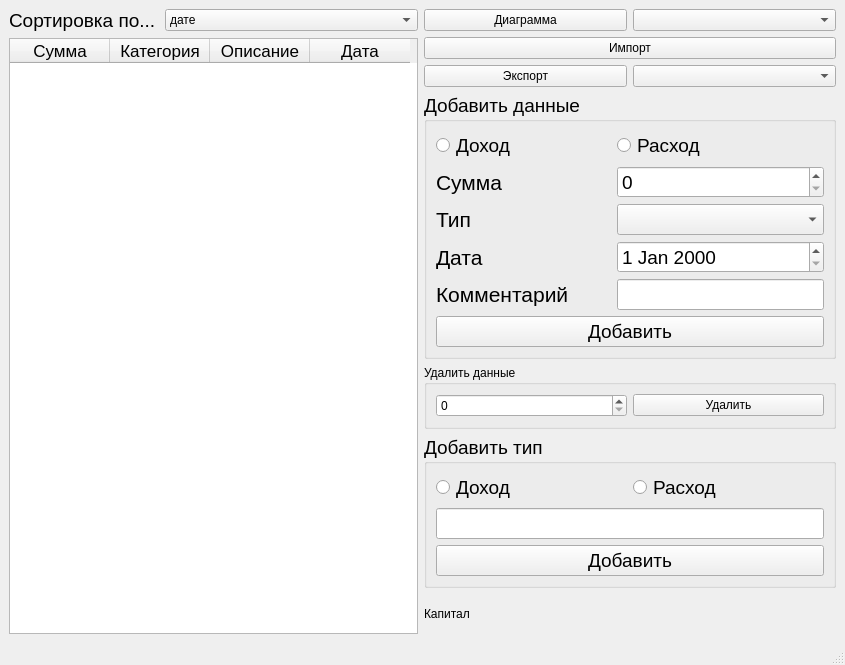
<?xml version="1.0" encoding="UTF-8"?>
<ui version="4.0">
 <class>MainWindow</class>
 <widget class="QMainWindow" name="MainWindow">
  <property name="geometry">
   <rect>
    <x>0</x>
    <y>0</y>
    <width>845</width>
    <height>665</height>
   </rect>
  </property>
  <property name="windowTitle">
   <string>MainWindow</string>
  </property>
  <widget class="QWidget" name="centralwidget">
   <layout class="QGridLayout" name="gridLayout">
    <item row="6" column="2">
     <widget class="QGroupBox" name="groupBox">
      <property name="title">
       <string>Удалить данные</string>
      </property>
      <layout class="QHBoxLayout" name="horizontalLayout_4">
       <item>
        <widget class="QSpinBox" name="indexPayment"/>
       </item>
       <item>
        <widget class="QPushButton" name="btnDeletePayment">
         <property name="text">
          <string>Удалить</string>
         </property>
        </widget>
       </item>
      </layout>
     </widget>
    </item>
    <item row="4" column="2" rowspan="2">
     <widget class="QGroupBox" name="paymentGroup">
      <property name="maximumSize">
       <size>
        <width>16777215</width>
        <height>1677721</height>
       </size>
      </property>
      <property name="font">
       <font>
        <pointsize>14</pointsize>
       </font>
      </property>
      <property name="title">
       <string>Добавить данные</string>
      </property>
      <layout class="QGridLayout" name="gridLayout_2">
       <item row="3" column="1">
        <widget class="QComboBox" name="paymentType"/>
       </item>
       <item row="3" column="0">
        <widget class="QLabel" name="label_4">
         <property name="font">
          <font>
           <pointsize>16</pointsize>
          </font>
         </property>
         <property name="text">
          <string>Тип</string>
         </property>
        </widget>
       </item>
       <item row="5" column="0">
        <widget class="QLabel" name="label_3">
         <property name="font">
          <font>
           <pointsize>16</pointsize>
          </font>
         </property>
         <property name="text">
          <string>Комментарий</string>
         </property>
        </widget>
       </item>
       <item row="4" column="1">
        <widget class="QDateEdit" name="paymentDate"/>
       </item>
       <item row="1" column="1">
        <widget class="QSpinBox" name="paymentValue">
         <property name="maximum">
          <number>1000000</number>
         </property>
        </widget>
       </item>
       <item row="4" column="0">
        <widget class="QLabel" name="label_2">
         <property name="font">
          <font>
           <pointsize>16</pointsize>
          </font>
         </property>
         <property name="text">
          <string>Дата</string>
         </property>
        </widget>
       </item>
       <item row="6" column="0" colspan="2">
        <widget class="QPushButton" name="btnAddData">
         <property name="text">
          <string>Добавить</string>
         </property>
        </widget>
       </item>
       <item row="5" column="1">
        <widget class="QLineEdit" name="paymentComment"/>
       </item>
       <item row="1" column="0">
        <widget class="QLabel" name="label">
         <property name="minimumSize">
          <size>
           <width>175</width>
           <height>0</height>
          </size>
         </property>
         <property name="font">
          <font>
           <pointsize>16</pointsize>
          </font>
         </property>
         <property name="text">
          <string>Сумма</string>
         </property>
         <property name="scaledContents">
          <bool>false</bool>
         </property>
        </widget>
       </item>
       <item row="0" column="0">
        <widget class="QRadioButton" name="radioBtnIncome1">
         <property name="text">
          <string>Доход</string>
         </property>
        </widget>
       </item>
       <item row="0" column="1">
        <widget class="QRadioButton" name="radioBtnExpense1">
         <property name="text">
          <string>Расход</string>
         </property>
        </widget>
       </item>
      </layout>
     </widget>
    </item>
    <item row="7" column="2">
     <widget class="QGroupBox" name="groupBox_2">
      <property name="font">
       <font>
        <pointsize>14</pointsize>
       </font>
      </property>
      <property name="title">
       <string>Добавить тип</string>
      </property>
      <layout class="QGridLayout" name="gridLayout_3">
       <item row="2" column="0" colspan="2">
        <widget class="QLineEdit" name="typeName"/>
       </item>
       <item row="1" column="0">
        <widget class="QRadioButton" name="radioBtnIncome2">
         <property name="text">
          <string>Доход</string>
         </property>
        </widget>
       </item>
       <item row="3" column="0" colspan="2">
        <widget class="QPushButton" name="btnAddType">
         <property name="text">
          <string>Добавить</string>
         </property>
        </widget>
       </item>
       <item row="1" column="1">
        <widget class="QRadioButton" name="radioBtnExpense2">
         <property name="text">
          <string>Расход</string>
         </property>
        </widget>
       </item>
      </layout>
     </widget>
    </item>
    <item row="2" column="2">
     <layout class="QHBoxLayout" name="horizontalLayout_3">
      <item>
       <widget class="QPushButton" name="pushButton_3">
        <property name="text">
         <string>Импорт</string>
        </property>
       </widget>
      </item>
     </layout>
    </item>
    <item row="8" column="2">
     <widget class="QLabel" name="labelTotal">
      <property name="text">
       <string>Капитал</string>
      </property>
     </widget>
    </item>
    <item row="3" column="2">
     <layout class="QHBoxLayout" name="horizontalLayout_2">
      <item>
       <widget class="QPushButton" name="pushButton_2">
        <property name="text">
         <string>Экспорт</string>
        </property>
       </widget>
      </item>
      <item>
       <widget class="QComboBox" name="comboBox_2"/>
      </item>
     </layout>
    </item>
    <item row="1" column="2">
     <layout class="QHBoxLayout" name="horizontalLayout">
      <item>
       <widget class="QPushButton" name="pushButton">
        <property name="text">
         <string>Диаграмма</string>
        </property>
       </widget>
      </item>
      <item>
       <widget class="QComboBox" name="comboBox"/>
      </item>
     </layout>
    </item>
    <item row="1" column="0" rowspan="8">
     <layout class="QGridLayout" name="gridLayout_4">
      <item row="0" column="2">
       <widget class="QComboBox" name="sortBy">
        <item>
         <property name="text">
          <string>дате</string>
         </property>
        </item>
        <item>
         <property name="text">
          <string>сумме</string>
         </property>
        </item>
        <item>
         <property name="text">
          <string>категории</string>
         </property>
        </item>
       </widget>
      </item>
      <item row="0" column="1">
       <widget class="QLabel" name="label_5">
        <property name="maximumSize">
         <size>
          <width>150</width>
          <height>16777215</height>
         </size>
        </property>
        <property name="font">
         <font>
          <pointsize>14</pointsize>
         </font>
        </property>
        <property name="text">
         <string>Сортировка по...</string>
        </property>
       </widget>
      </item>
      <item row="1" column="1" colspan="2">
       <widget class="QTableWidget" name="tablePayments">
        <property name="sizePolicy">
         <sizepolicy hsizetype="Minimum" vsizetype="Expanding">
          <horstretch>0</horstretch>
          <verstretch>0</verstretch>
         </sizepolicy>
        </property>
        <property name="minimumSize">
         <size>
          <width>409</width>
          <height>0</height>
         </size>
        </property>
        <property name="font">
         <font>
          <pointsize>13</pointsize>
         </font>
        </property>
        <property name="selectionBehavior">
         <enum>QAbstractItemView::SelectItems</enum>
        </property>
        <property name="showGrid">
         <bool>true</bool>
        </property>
        <property name="gridStyle">
         <enum>Qt::SolidLine</enum>
        </property>
        <column>
         <property name="text">
          <string>Сумма</string>
         </property>
         <property name="textAlignment">
          <set>AlignCenter</set>
         </property>
        </column>
        <column>
         <property name="text">
          <string>Категория</string>
         </property>
         <property name="textAlignment">
          <set>AlignCenter</set>
         </property>
        </column>
        <column>
         <property name="text">
          <string>Описание</string>
         </property>
         <property name="textAlignment">
          <set>AlignCenter</set>
         </property>
        </column>
        <column>
         <property name="text">
          <string>Дата</string>
         </property>
         <property name="textAlignment">
          <set>AlignCenter</set>
         </property>
        </column>
       </widget>
      </item>
     </layout>
    </item>
   </layout>
  </widget>
  <widget class="QMenuBar" name="menubar">
   <property name="geometry">
    <rect>
     <x>0</x>
     <y>0</y>
     <width>845</width>
     <height>24</height>
    </rect>
   </property>
  </widget>
  <widget class="QStatusBar" name="statusbar"/>
 </widget>
 <resources/>
 <connections/>
</ui>
